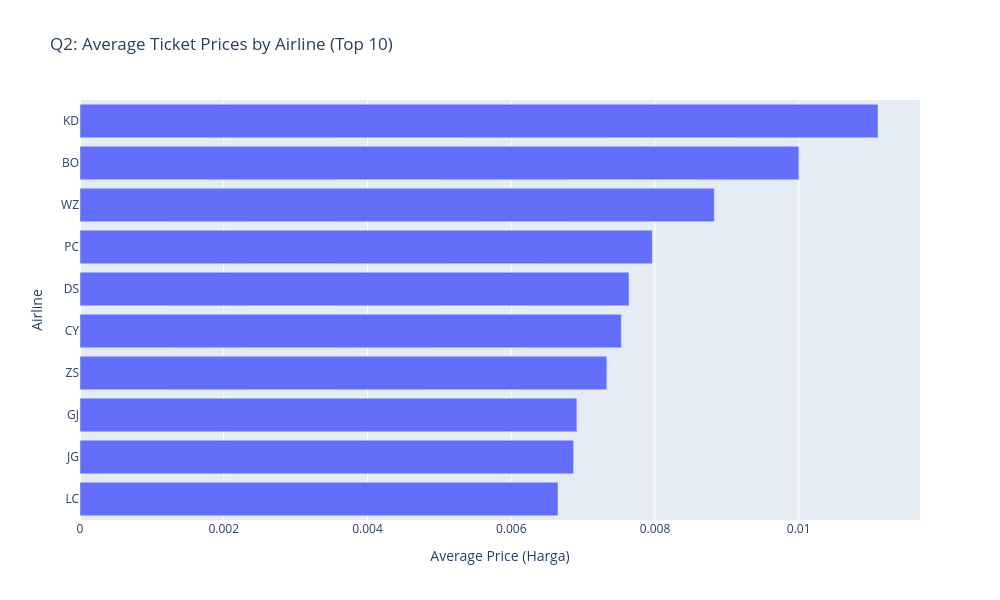

The code cell stored with this chart in its notebook:
### Code cell
# Question 2: Average ticket prices by airline (Top 10)
print("Q2: Top 10 average ticket prices by airline")
avg_price_airline = df_cleaned.groupby('airline')['harga'].mean().reset_index()

# Sort by average price from highest to lowest and get top 10
avg_price_airline = avg_price_airline.sort_values('harga', ascending=False).head(10)

# Create horizontal bar chart
fig2 = px.bar(avg_price_airline, x='harga', y='airline',
              title="Q2: Average Ticket Prices by Airline (Top 10)",
              orientation='h')  # 'h' for horizontal

# Update layout to improve readability
fig2.update_layout(
    yaxis={'categoryorder': 'total ascending'},  # This ensures the sorting is maintained
    xaxis_title="Average Price (Harga)",
    yaxis_title="Airline",
    width=1000,  # Increase width
    height=600   # Reduced height since we only have 10 bars now
)

fig2.show()

### Figure 1 — Plotly figure (JSON) as saved in the notebook; plotly's stock layout.template omitted (floating-point values rounded to 4 significant figures)
{"data": [{"alignmentgroup": "True", "hovertemplate": "harga=%{x}<br>airline=%{y}<extra></extra>", "legendgroup": "", "marker": {"color": "#636efa", "pattern": {"shape": ""}}, "name": "", "offsetgroup": "", "orientation": "h", "showlegend": false, "textposition": "auto", "type": "bar", "x": [0.0111, 0.01, 0.008826, 0.007963, 0.007639, 0.007532, 0.007331, 0.006914, 0.006868, 0.006651], "xaxis": "x", "y": ["KD", "BO", "WZ", "PC", "DS", "CY", "ZS", "GJ", "JG", "LC"], "yaxis": "y"}], "layout": {"barmode": "relative", "height": 600, "legend": {"tracegroupgap": 0}, "title": {"text": "Q2: Average Ticket Prices by Airline (Top 10)"}, "width": 1000, "xaxis": {"anchor": "y", "domain": [0, 1], "title": {"text": "Average Price (Harga)"}}, "yaxis": {"anchor": "x", "categoryorder": "total ascending", "domain": [0, 1], "title": {"text": "Airline"}}}}
